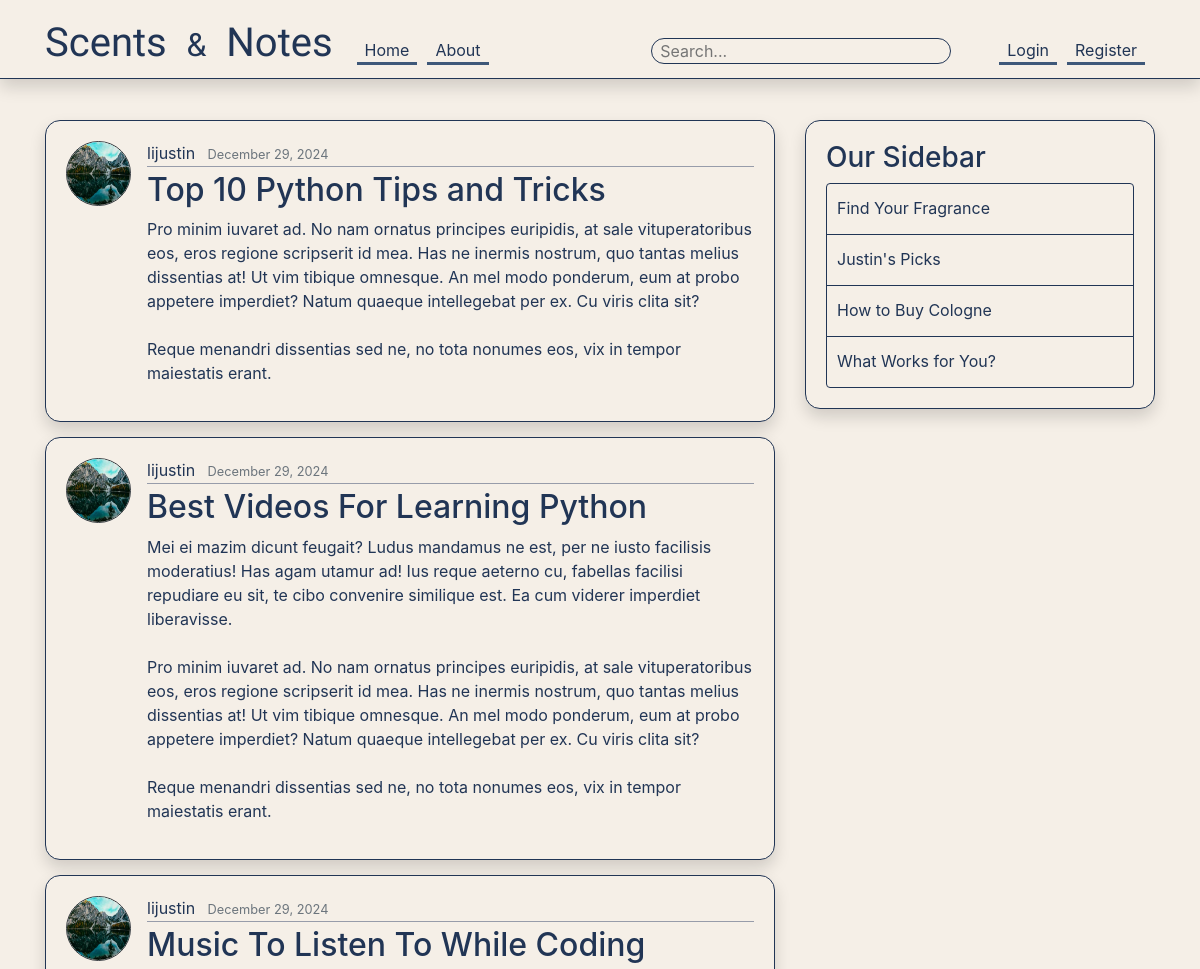
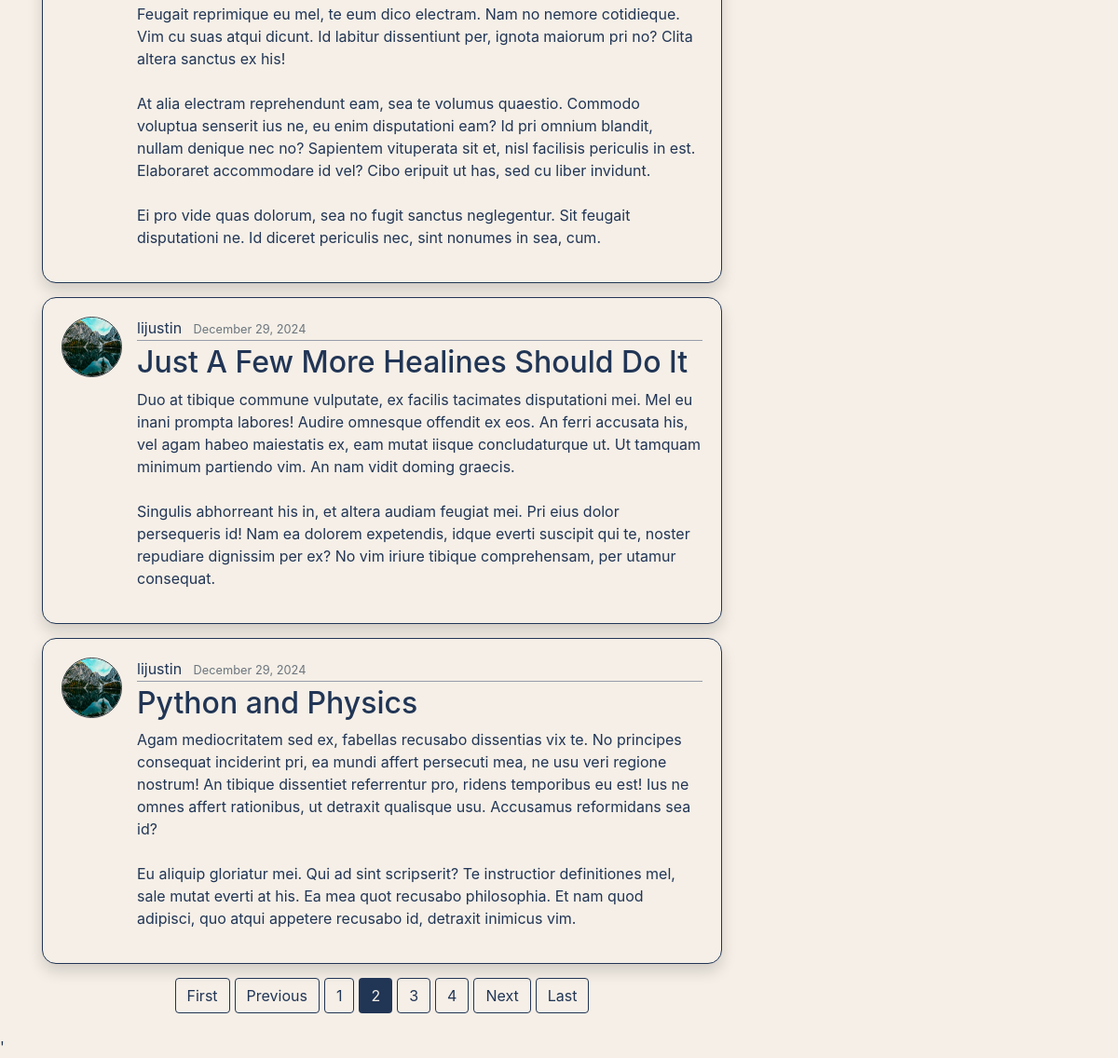
Screenshot of /?page=2 with the database file from the repository (2 pictures, top to bottom).
### blog/models.py (models this page shows, shortened)
class Post(models.Model):  #Each class would be its own table in database
    title = models.CharField(max_length=100) #Character field/String single line
    content = models.TextField() #Lines and lines of text unrestricted
    date_posted = models.DateTimeField(default=timezone.now) #auto_now: when updated/created  auto_now_add:only when created
    author = models.ForeignKey(User, on_delete=models.CASCADE) #if user created post and was deleted, do we want to delete their posts or hold them as null

### users/models.py (models this page shows, shortened)
class Profile(models.Model):
    user = models.OneToOneField(User, on_delete=models.CASCADE)  # One-to-one relationship
    image = models.ImageField(default='default.jpg', upload_to='profile_pics')  # Image upload location

### blog/views.py (the view)
# urls.py: path('', PostListView.as_view() , name='blog-home'),
class PostListView(ListView):
    model = Post
    template_name = 'blog/home.html' #rerouting our template from list to home
    context_object_name = 'posts' #We need this variable name template for easy reference {{posts}} instead of {{object_list}}
    ordering = ['-date_posted'] #We are essentially ordering our blogs such that (with -) the most recent are at the top
    paginate_by = 5 #posts per page
    def get_queryset(self):
        query = self.request.GET.get('q')  # Get the search query
        if query:
            return Post.objects.filter(
                Q(title__icontains=query) | Q(content__icontains=query)
            ).order_by('-date_posted')
        return Post.objects.all().order_by('-date_posted')  # Default: Return all posts

### blog/templates/blog/home.html (shortened to what this page needs)
{% extends "blog/base.html" %}
{% block content%}
    {% for post in posts%}
        <article class="media content-section shadow">
            <img class="rounded-circle border border-dark article-img" src="{{ post.author.profile.image.url }}" alt="">
            <div class="media-body">
                <div class="article-metadata">
                    <a class="mr-2" style="color:#3E5879; transition: color 0.15s;" onmouseover="this.style.color='white';" onmouseout="this.style.color='#3E5879';"  href="{% url 'user-posts' post.author.username %}">{{ post.author }}</a>
                    <small class="text-muted">{{ post.date_posted|date:"F d, Y" }}</small>
                </div>
                <h2><a class="article-title" href="{% url 'post-detail' post.id %}">{{ post.title }}</a></h2>
                <p class="article-content">{{ post.content }}</p>
            </div>
        </article>
    {% endfor %}
    <div class="d-flex justify-content-center gap-3">
        {% if is_paginated %}
            {%if page_obj.has_previous %}
                <a class = "btn paginationBtn mb-4" href="?page=1">First</a>
                <a class = "btn paginationBtn mb-4" href="?page={{page_obj.previous_page_number}}">Previous</a>
            {%endif%}
            {%for num in page_obj.paginator.page_range %}
                {%if page_obj.number ==  num%}
                    <a class = "btn currentBtn mb-4" href="?page={{num}}">{{num}}</a>
                {%elif num > page_obj.number|add:'-3' and num < page_obj.number|add:'3'%}
                    <a class = "btn paginationBtn mb-4" href="?page={{num}}">{{num}}</a>
                {%endif%}
            {%endfor%}
            {% if page_obj.has_next %}
                <a class = "btn paginationBtn mb-4" href="?page={{page_obj.next_page_number}}">Next</a>
                <a class = "btn paginationBtn mb-4" href="?page={{page_obj.paginator.num_pages}}">Last</a>
            {% endif %}
        {% endif %}
    </div>
{% endblock content %}

### blog/static/blog/main.css (style rules this page uses)
body { background: #F5EFE7 ; color: #213555; margin-top: 5rem; }
h1, h2, h3, h4, h5, h6 { color: #213555; }
.d-flex { gap:5px !important; }
.content-section { background: #F5EFE7; padding: 20px 20px; border: 1.5px solid #213555; border-radius: 15px; margin-bottom: 15px; }
.paginationBtn, .logoutBtn { border: 1.5px solid #213555; }
.currentBtn { background: #213555; color: #F5EFE7 !important }
.article-title, a { color: #213555 !important; transition: color 0.5s; }
.btn { overflow: visible; }
.article-content { white-space: pre-line; }
.article-img { height: 65px; width: 65px; margin-right: 16px; }
.article-metadata { padding-bottom: 1px; margin-bottom: 4px; border-bottom: 1px solid #979caa; }

### rows the page displays
Post: author.profile.image (picture), author "lijustin", date_posted "December 29, 2024", title "Top 10 Python Tips and Tricks", content "Pro minim iuvaret ad. No nam ornatus principes euripidis, at sale vituperatoribus eos, eros regione scripserit id mea. Has ne inermis nostrum, quo tantas melius dissentias at! Ut vim tibique omnesque. An mel modo ponderum, eum at probo appetere imperdiet? Natum quaeque intellegebat per ex. Cu viris clita sit? Reque menandri dissentias sed ne, no tota nonumes eos, vix in tempor maiestatis erant."
Post: author.profile.image (picture), author "lijustin", date_posted "December 29, 2024", title "Best Videos For Learning Python", content "Mei ei mazim dicunt feugait? Ludus mandamus ne est, per ne iusto facilisis moderatius! Has agam utamur ad! Ius reque aeterno cu, fabellas facilisi repudiare eu sit, te cibo convenire similique est. Ea cum viderer imperdiet liberavisse. Pro minim iuvaret ad. No nam ornatus principes euripidis, at sale vituperatoribus eos, eros regione scripserit id mea. Has ne inermis nostrum, quo tantas melius dissentias at! Ut vim tibique omnesque. An mel modo ponderum, eum at probo appetere imperdiet? Natum quaeque intellegebat per ex. Cu viris clita sit? Reque menandri dissentias sed ne, no tota nonumes eos, vix in tempor maiestatis erant."
Post: author.profile.image (picture), author "lijustin", date_posted "December 29, 2024", title "Music To Listen To While Coding", content "Feugait reprimique eu mel, te eum dico electram. Nam no nemore cotidieque. Vim cu suas atqui dicunt. Id labitur dissentiunt per, ignota maiorum pri no? Clita altera sanctus ex his! At alia electram reprehendunt eam, sea te volumus quaestio. Commodo voluptua senserit ius ne, eu enim disputationi eam? Id pri omnium blandit, nullam denique nec no? Sapientem vituperata sit et, nisl facilisis periculis in est. Elaboraret accommodare id vel? Cibo eripuit ut has, sed cu liber invidunt. Ei pro vide quas dolorum, sea no fugit sanctus neglegentur. Sit feugait disputationi ne. Id diceret periculis nec, sint nonumes in sea, cum."
Post: author.profile.image (picture), author "lijustin", date_posted "December 29, 2024", title "Just A Few More Healines Should Do It", content "Duo at tibique commune vulputate, ex facilis tacimates disputationi mei. Mel eu inani prompta labores! Audire omnesque offendit ex eos. An ferri accusata his, vel agam habeo maiestatis ex, eam mutat iisque concludaturque ut. Ut tamquam minimum partiendo vim. An nam vidit doming graecis. Singulis abhorreant his in, et altera audiam feugiat mei. Pri eius dolor persequeris id! Nam ea dolorem expetendis, idque everti suscipit qui te, noster repudiare dignissim per ex? No vim iriure tibique comprehensam, per utamur consequat."
Post: author.profile.image (picture), author "lijustin", date_posted "December 29, 2024", title "Python and Physics", content "Agam mediocritatem sed ex, fabellas recusabo dissentias vix te. No principes consequat inciderint pri, ea mundi affert persecuti mea, ne usu veri regione nostrum! An tibique dissentiet referrentur pro, ridens temporibus eu est! Ius ne omnes affert rationibus, ut detraxit qualisque usu. Accusamus reformidans sea id? Eu aliquip gloriatur mei. Qui ad sint scripserit? Te instructior definitiones mel, sale mutat everti at his. Ea mea quot recusabo philosophia. Et nam quod adipisci, quo atqui appetere recusabo id, detraxit inimicus vim."

### other values shown
{{ num }} "1" "3" "4"
{{ num }} "2"
